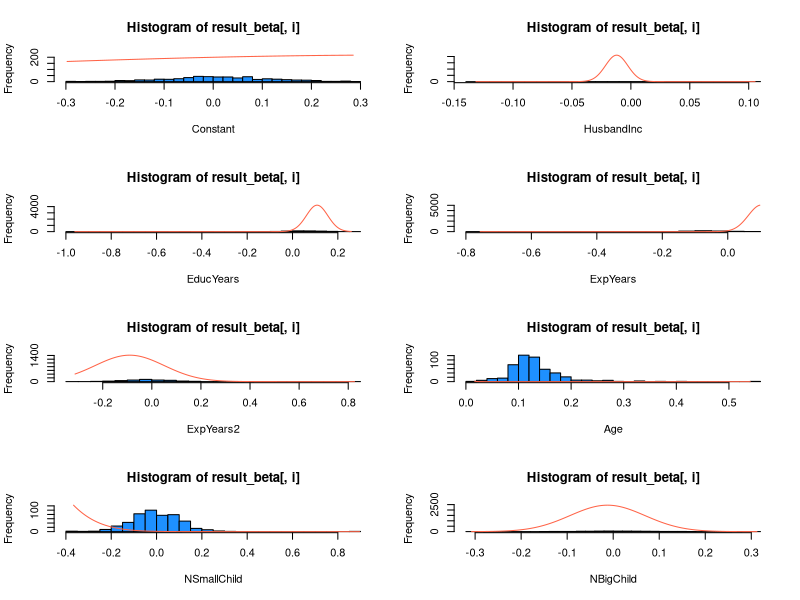

Write the R code that produced this figure.
require('msm')
require('mvtnorm')

imgw = 5
imgh = 4
data = read.table('WomenWork.dat.txt', header=TRUE)
Y = data$Work
X = as.matrix(data[,-data$Work])
nObs = nrow(X)

nFeats = ncol(X)
mu_0 = 0
tau = 10
mu_0 = rep(0, nFeats)
omega_0 = tau^2 * diag(nFeats)
beta_prior = as.matrix(rnorm(n=nFeats, mean=mu_0, sd=sqrt(diag(omega_0))))

uGenerator = function(betas) {
  mean = X %*% t(betas)
  u = rep(0, nObs)
  for(i in 1:nObs){
    # Define bounds
    if (Y[1] == 0){
      bounds = c(-Inf, 0)
    }
    else{
      bounds = c(0, Inf)
    }
    u[i] = rtnorm(n=1, mean=mean[i], sd=1, lower=bounds[1], upper=bounds[2])
  }
  return(u)
}

# From the given u, draw new beta-values
betaGenerator = function(u, sigma2=1) {
  # From lecture 5, slide 8
  XtX = t(X) %*% X
  beta_hat = solve(XtX) %*% t(X) %*% as.matrix(u)
  mu_n = solve(XtX + omega_0) %*% (XtX %*% beta_hat + omega_0 %*% mu_0)
  omega_n = XtX + omega_0
  
  beta = rmvnorm(n=1, mean=mu_n, sigma=(sigma2*solve(omega_n)))
  return (beta)
}

# Initial values
u = uGenerator(t(beta_prior))
draws = 500
result_beta = matrix(0, draws, nFeats)
for(i in 1:draws) {
  print(i)
  beta = betaGenerator(u)
  u = uGenerator(beta)
  result_beta[i,] = beta
}

colnames(result_beta) = colnames(X)
# Posterior mean for beta
res = t(as.matrix(apply(result_beta, 2, mean)))
res


# c
nFeats = ncol(X)
mu = rep(0, nFeats)
tau = 10
sigma2 = tau^2 * diag(nFeats)
beta_prior = rnorm(1, mu, sigma2)


logPostProbit <- function(betas, y, X, mu, sigma2) {
  nPara = length(betas)
  yPred = as.matrix(X) %*% betas
  
  logLike = sum(y*pnorm(yPred, log.p = TRUE) + (1-y)*pnorm(yPred, log.p = TRUE, lower.tail = FALSE))
  
  # evaluating the prior
  logPrior = dmvnorm(betas, matrix(0, nPara, 1), sigma2, log=TRUE);
  
  # add the log prior and log-likelihood together to get log posterior
  return(logLike + logPrior)
  
}

initValues = rep(0, nFeats)
optimResults = optim(initValues,
                     logPostProbit, y=Y, X=X, mu=mu, sigma2=sigma2,
                     method=c('BFGS'), control=list(fnscale=-1), hessian=TRUE)

postMode = optimResults$par
postCov = -solve(optimResults$hessian)
approxPostStd = sqrt(diag(postCov))

names(postMode) = colnames(X)
names(approxPostStd) = colnames(X)


pdf('plots/betas.pdf')
par(mfrow=c(4,2))
for(i in 1:ncol(X)) {
  betaGrid = seq(min(result_beta[,i]), max(result_beta[,i]), length = 1000)
  approx_density = dnorm(betaGrid, postMode[i], approxPostStd[i])
  gibbs_density = hist(result_beta[,i], breaks=30, plot=FALSE)
  
  plot(gibbs_density,
       #xlim=qnorm(c(0.05, 0.95), postMode[i], approxPostStd[i]),
       ylim=c(0, max(approx_density*sum(gibbs_density$counts), gibbs_density$counts)),
       xlab=colnames(X)[i], col='dodgerblue'
       )
  lines(betaGrid, approx_density*sum(gibbs_density$counts), col='tomato')
}
dev.off()
